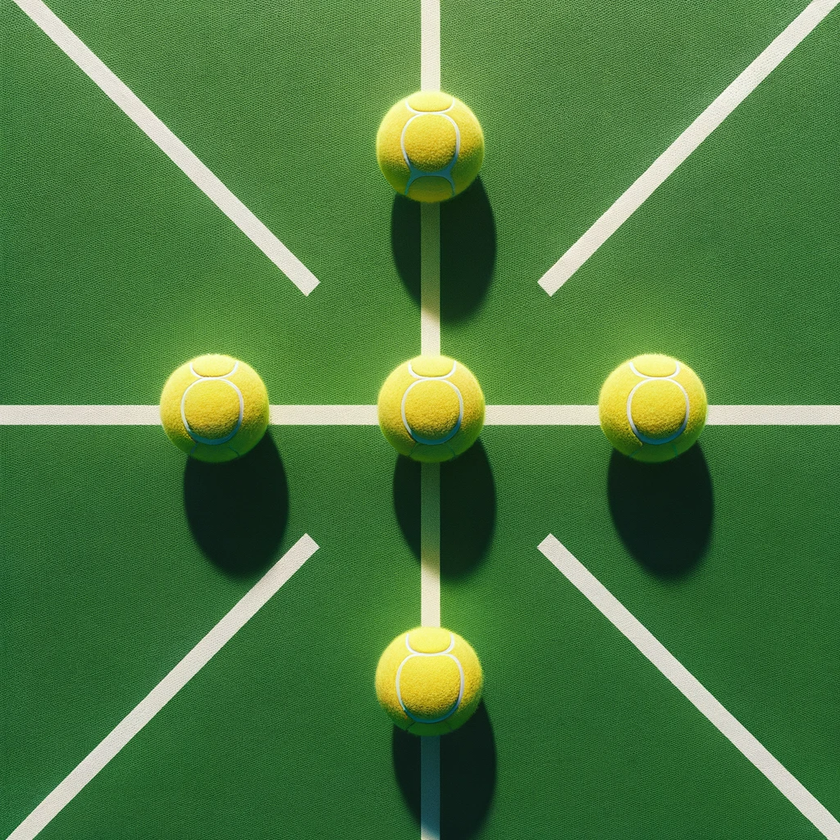
#> input picture Collecting-balls-robot-algorithm-main/Collecting-balls-robot-algorithm-main/Color_Y2.png, 840 x 840 px, shrunk from 1024 x 1024 before the run, found by its file name
$ python LItal_Rafi_Image_Color.py
#> lines starting #> are read from the running program, lines starting #| are printed output that depends on the picture; after the words box and inside, x2 and y2 are one past the last pixel; in counts of white or black regions, pixels touching at a corner belong together
# import cv2
# import numpy as np
import subprocess
#
# # Load the image
# image_path = r'C:\Users\yogev\Desktop\Lital_Rafi_Project\Color_Y.png'
# # image_path = r'C:\Users\yogev\Downloads\TEST_Y.jpg'
# image = cv2.imread(image_path)
#
# # Check if the image is loaded correctly
# if image is None:
#     print("Error: Image not found or the path is incorrect.")
#     exit()
#
# # Convert the image to HSV color space
# hsv_image = cv2.cvtColor(image, cv2.COLOR_BGR2HSV)
#
# # Define the range of yellow color in HSV
# lower_yellow = np.array([20, 100, 100])
# upper_yellow = np.array([30, 255, 255])
#
# # Create a mask with yellow color
# mask = cv2.inRange(hsv_image, lower_yellow, upper_yellow)
#
# # Find contours in the mask
# contours, _ = cv2.findContours(mask, cv2.RETR_EXTERNAL, cv2.CHAIN_APPROX_SIMPLE)
#
# X_CA = [] # Center Of AREA of EACH yellow color X
# Y_CA = [] # Center Of AREA of EACH yellow color Y
# # Iterate over contours to get the coordinates
# for cnt in contours:
#     # Get bounding rectangle for each contour
#     x, y, w, h = cv2.boundingRect(cnt)
#     # Draw a rectangle around the yellow object
#     cv2.rectangle(image, (x, y), (x+w, y+h), (255, 0, 0), 2)
#
#     # Calculate the center of the area using moments
#     M = cv2.moments(cnt)
#     if M["m00"] != 0:
#         cX = int(M["m10"] / M["m00"])
#         cY = int(M["m01"] / M["m00"])
#     else:
#         # Approximate the center for very thin contours
#         cX, cY = x + w // 2, y + h // 2
#
#     print(f"Yellow object found at: Center X: {cX}, Center Y: {cY}")
#
#     # Draw a red circle at the center
#     cv2.circle(image, (cX, cY), 5, (0, 0, 255), -1)
#     X_CA.append(cX)
#     Y_CA.append(cY)
#
# # Optional: Display the image with detected yellow objects and their centers
# cv2.imshow('Detected Yellow Objects', image)
# cv2.waitKey(0)
# cv2.destroyAllWindows()
#
# # Optional: Save the image
# path = r'C:\Users\yogev\Desktop\Lital_Rafi_Project\Image_For_Test.jpg'
# cv2.imwrite(path, image)
# # Convert vectors to comma-separated strings
# vector1_str = ','.join(map(str, X_CA))
# vector2_str = ','.join(map(str, Y_CA))
# # Define the command to call MATLAB executable
# exe_file_matlab = r'C:\Users\yogev\Desktop\Lital_Rafi_Project\CarPP\for_testing\CarPP.exe'
# command = [exe_file_matlab, path, vector1_str, vector2_str]
#
# # Run the command
# subprocess.run(command)


import cv2
import numpy as np
import matplotlib.pyplot as plt

def draw_and_get_centers(image_path, path_to_save):
    # Load the image from the specified path
    image = cv2.imread(image_path)
#> image is the input picture: shape (840, 840, 3); mean B, G, R 62.9, 121.1, 75.8
    image_rgb = cv2.cvtColor(image, cv2.COLOR_BGR2RGB)

    # Define the range for yellow color
    yellow_lower = np.array([22, 120, 120], dtype="uint8")
    yellow_upper = np.array([30, 255, 255], dtype="uint8")

    # Convert to HSV and create a mask
    image_hsv = cv2.cvtColor(image, cv2.COLOR_BGR2HSV)
#> image_hsv: shape (840, 840, 3); mean H, S, V 54.7, 136.5, 121.7
    mask = cv2.inRange(image_hsv, yellow_lower, yellow_upper)
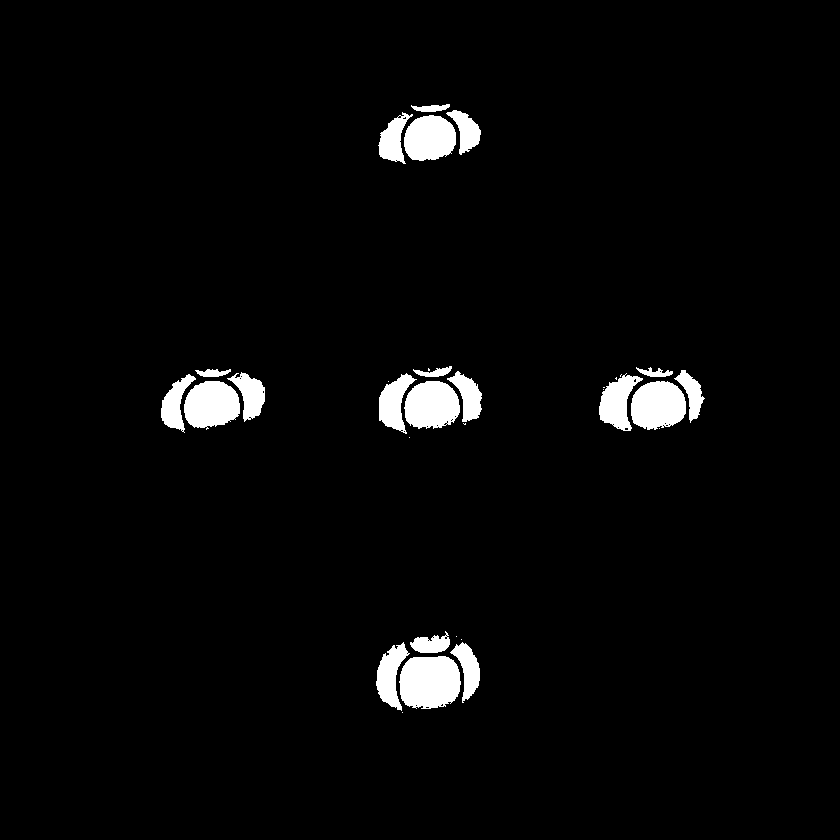
#> mask: shape (840, 840); 3.1% white; 32 white regions (12 under 20 px), largest, box (x1, y1, x2, y2) and area: (399, 656, 461, 709) 2745, (631, 381, 686, 430) 2156, (404, 381, 460, 429) 2131

    # Apply noise reduction
    mask = cv2.erode(mask, None, iterations=2)
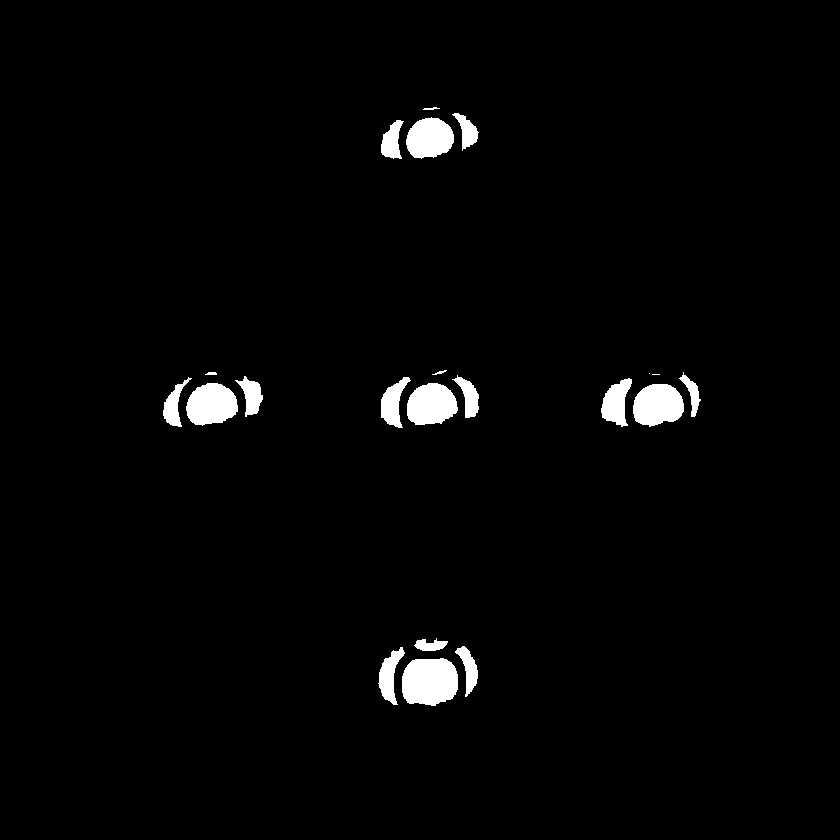
#> mask: shape (840, 840); 2.2% white; 21 white regions (2 under 20 px), largest, box (x1, y1, x2, y2) and area: (402, 658, 458, 706) 2261, (633, 384, 684, 427) 1713, (186, 383, 238, 426) 1699
    mask = cv2.dilate(mask, None, iterations=2)
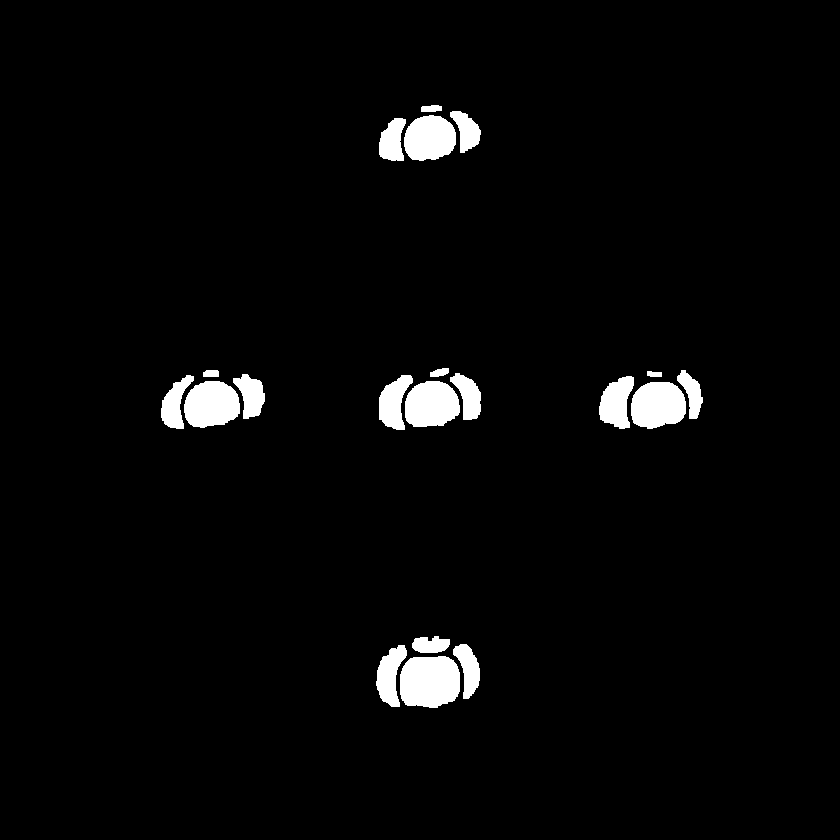
#> mask: shape (840, 840); 3% white; 20 white regions

    # Find contours and sort them
    contours, _ = cv2.findContours(mask, cv2.RETR_EXTERNAL, cv2.CHAIN_APPROX_SIMPLE)
#> contours = 20 contours; largest, box (x1, y1, x2, y2) and area: (400, 656, 460, 708) 2605, (631, 382, 686, 429) 2030, (184, 381, 240, 428) 2016, (405, 381, 460, 427) 1986, (404, 115, 456, 161) 1834
    sorted_contours = sorted(contours, key=cv2.contourArea, reverse=True)[:5]
#> sorted_contours = 5 contours; box (x1, y1, x2, y2) and area: (400, 656, 460, 708) 2605, (631, 382, 686, 429) 2030, (184, 381, 240, 428) 2016, (405, 381, 460, 427) 1986, (404, 115, 456, 161) 1834

    centers = []

    # Draw rectangles and find centers
    for contour in sorted_contours:
        x, y, w, h = cv2.boundingRect(contour)
        cv2.rectangle(image_rgb, (x, y), (x + w, y + h), (255, 0, 0), 2)
        center = (x + w // 2, y + h // 2)
        cv2.circle(image_rgb, center, 5, (0, 0, 255), -1)
        centers.append(center)
#> this loop made 5 passes
#> (x, y, w, h, center) on passes 1 to 5: (400, 656, 60, 52, (430, 682)), (631, 382, 55, 47, (658, 405)), (184, 381, 56, 47, (212, 404)), (405, 381, 55, 46, (432, 404)), (404, 115, 52, 46, (430, 138))
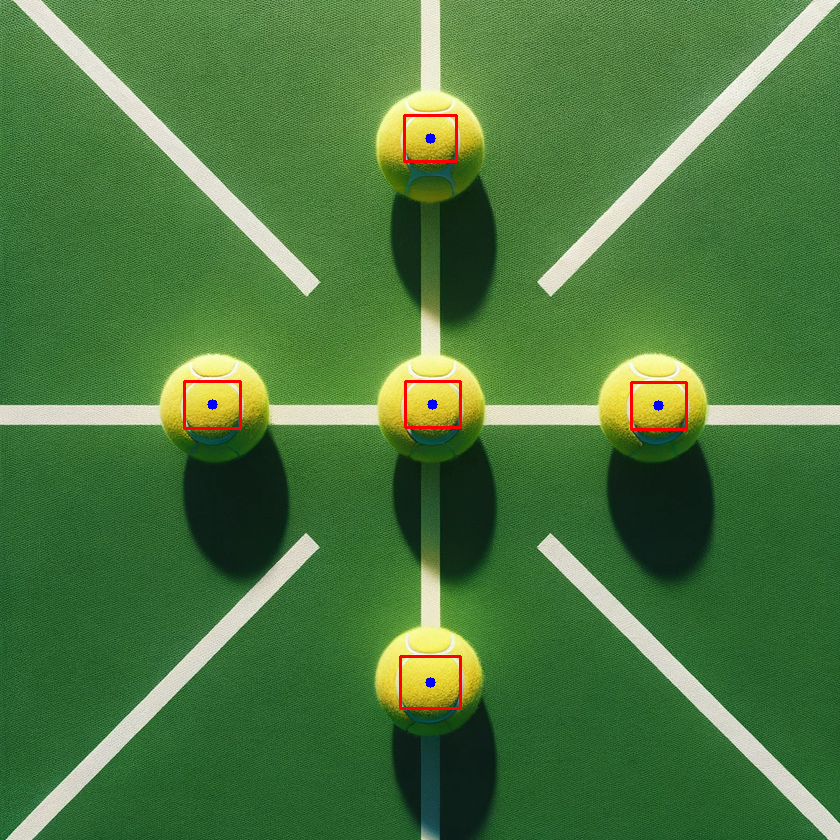
#> image_rgb: shape (840, 840, 3); mean R, G, B 76, 120.2, 62.6
#> after the loop, centers = [(430, 682), (658, 405), (212, 404), (432, 404), (430, 138)]

    # Display the image
    plt.figure(figsize=(8, 8))
    plt.imshow(image_rgb)
    plt.title('Detected Tennis Balls with Centers')
    plt.axis('off')

    plt.show()
    cv2.imwrite(path_to_save, image)
    return centers

def extract_xy(centers):
    x_values = [center[0] for center in centers]
    y_values = [center[1] for center in centers]
    return x_values, y_values

# Replace with your local image path
#image_path = r'C:\Users\yogev\Desktop\Lital_Rafi_Project\Color_Y2.png'
image_path = r'C:\Users\rafi1\final_project\Collecting-balls-robot-algorithm-main\Collecting-balls-robot-algorithm-main\Color_Y2.png'
#path_to_save = r'C:\Users\yogev\Desktop\Lital_Rafi_Project\Image_For_Test.jpg'
path_to_save = r'C:\Users\rafi1\final_project\Collecting-balls-robot-algorithm-main\Collecting-balls-robot-algorithm-main\Image_For_Test.jpg'
centers = draw_and_get_centers(image_path, path_to_save)

# Extract x and y values
x_values, y_values = extract_xy(centers)
#> in extract_xy, `x_values = [center[0] for center in centers]`: x_values = [430, 658, 212, 432, 430]
#> in extract_xy, `y_values = [center[1] for center in centers]`: y_values = [682, 405, 404, 404, 138]
#> x_values = [430, 658, 212, 432, 430]; y_values = [682, 405, 404, 404, 138]
print("X values:", x_values)
#| X values: [430, 658, 212, 432, 430]
print("Y values:", y_values)
#| Y values: [682, 405, 404, 404, 138]
# cv2.imshow('Detected Yellow Objects', image)
# cv2.waitKey(0)
# cv2.destroyAllWindows()

# Optional: Save the image

# Convert vectors to comma-separated strings
vector1_str = ','.join(map(str, x_values))
vector2_str = ','.join(map(str, y_values))
# Define the command to call MATLAB executable
#exe_file_matlab = r'C:\Users\yogev\Desktop\Lital_Rafi_Project\CarPP\for_testing\CarPP.exe'
exe_file_matlab = r'C:\Users\rafi1\final_project\Collecting-balls-robot-algorithm-main\Collecting-balls-robot-algorithm-main\CarPP\for_Testing\CarPP.exe'
command = [exe_file_matlab, path_to_save, vector1_str, vector2_str]

# Run the command
subprocess.run(command)
#> (this line was passed over: subprocess is not available in this run)
